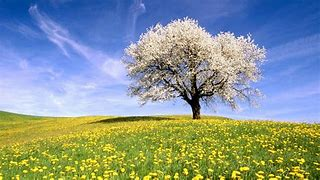
#> input picture train/natural_training/crawlerout_Meadow_12.jpg, 320 x 180 px; its folder holds 4 pictures in this run
$ jupyter execute --allow-errors svm_lumi_1106.ipynb
#> lines starting #> are read from the running program, lines starting #| are printed output that depends on the picture
[cell 1]
import os
import numpy as np
from sklearn import svm
import cv2

[cell 2]
def load_images(folder):
#> called with folder = './train/natural_training/'
    images = []
    for filename in os.listdir(folder):
        if filename.endswith('.jpg'):
            img = cv2.resize(cv2.imread(os.path.join(folder, filename), 0), (128, 128), interpolation=cv2.INTER_AREA)
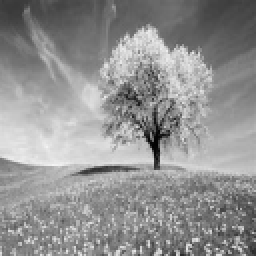
#> img: shape (128, 128) (shown 2 times larger); min 2, max 245, mean 145.6
            images.append(img)
#> pass 2 of the loop in load_images, `for filename in os.listdir(folder):`:
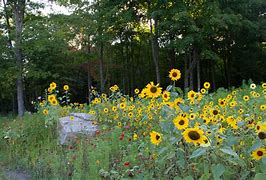
#> input picture train/natural_training/crawlerout_Meadow_14.jpg, 266 x 180 px
#> in load_images, `img = cv2.resize(cv2.imread(os.path.join(folder, filename), 0), (128, ..`:
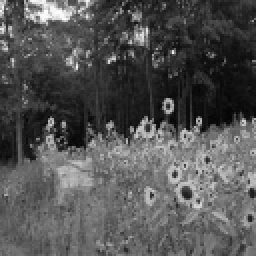
#> img: shape (128, 128) (shown 2 times larger); min 4, max 252, mean 83.9
#> pass 3 of the loop in load_images, `for filename in os.listdir(folder):`:
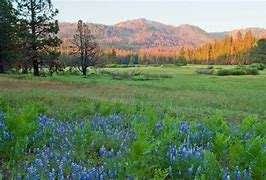
#> input picture train/natural_training/crawlerout_Meadow_16.jpg, 266 x 180 px
#> in load_images, `img = cv2.resize(cv2.imread(os.path.join(folder, filename), 0), (128, ..`:
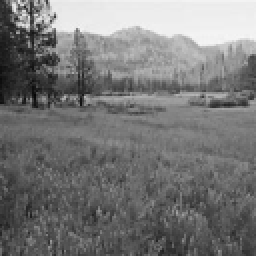
#> img: shape (128, 128) (shown 2 times larger); min 6, max 246, mean 118.9
#> the loop made 4 passes; the first 3 are shown
            # print('Loaded %s' % filename)
    return np.asarray(images)

[cell 3]
os.listdir('./train/natural_training')

[cell 4]
natural_images = load_images('./train/natural_training/')
#> (the rest of this cell did not finish here and is left out)


natural_labels = np.zeros(len(natural_images))
manmade_labels = np.ones(len(manmade_images))

X_train = np.concatenate((natural_images, manmade_images))
y_train = np.concatenate((natural_labels, manmade_labels))

print(f"Number of natural images: {len(natural_images)}")
print(f"Number of manmade images: {len(manmade_images)}")
print(f"Shape of X_train: {X_train.shape}")
print(f"Shape of y_train: {y_train.shape}")

[cell 5]
svm_classifier = svm.SVC(kernel='linear', probability=True)
#> (the rest of this cell did not finish here and is left out)

#> (a cell that did not finish here is left out)
